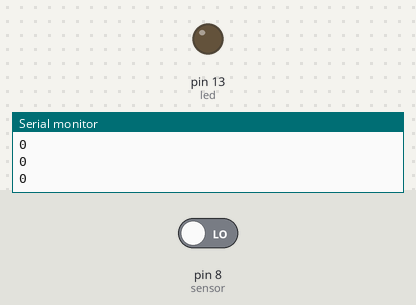
Bench run of a sketch on a simulated Arduino Uno, built with avr-gcc and run on an emulated ATmega328P. Shown: output pins drawn as LEDs (lit = HIGH), the last lines printed to the serial monitor. The test bench sets the inputs (shaded band); at power-on: pin 8 (sensor) LOW.

Above: at 1.2 s.
1.3 s: pin 8 (sensor) driven HIGH
At 2.3 s:
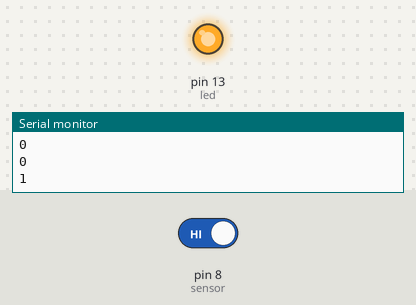
2.9 s: pin 8 (sensor) driven LOW
At 3.4 s:
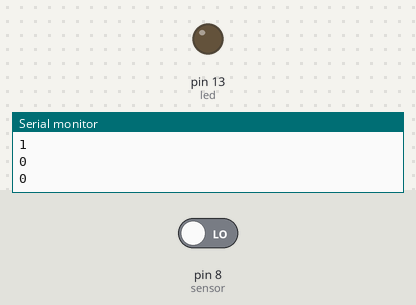
Timing chart, 0 to 5.9 s (numbered marks = the images above; inputs shaded):
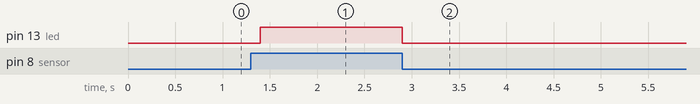

The sketch:

humidity.ino
```cpp
const int led = 13;
const int sensor = 8;
void setup() {
 pinMode(sensor,INPUT);
 pinMode(led,OUTPUT);
 Serial.begin(9600);
}

void loop() {
 int val = digitalRead(sensor);
 if(val==1)
 {
  digitalWrite(led,HIGH);
  delay(500);
  Serial.println(val);
 }
 else
 {
  digitalWrite(led,LOW);
  delay(200);
  Serial.println(val);
 }

}
```

Measured:
- after the input at 1.3 s, pin 13 (led): LOW → HIGH after 0.10 s
- after the input at 2.9 s, pin 13 (led): HIGH → LOW at once
